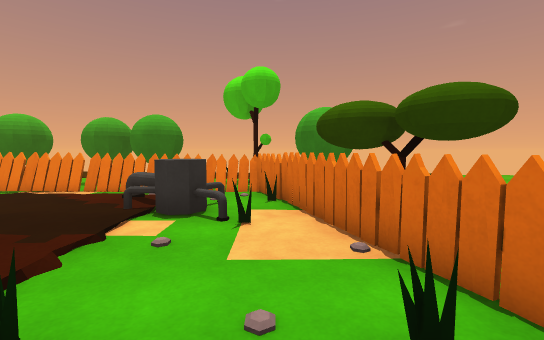
view 1 (above)

12 first-person views from a walk through a 3-D level made in the Unity game engine. The camera is 1.2 m above the floor, tilts 4° down and sees 90° across. The floor is counted in squares, 1 m on a side. Each view is taken from the middle of a square. On the plan, view 1 faces up. The plan holds only what a view shows up to about 13 squares ahead; the rest is blank. The place goes on beyond the plan. The player is left out.

view 2
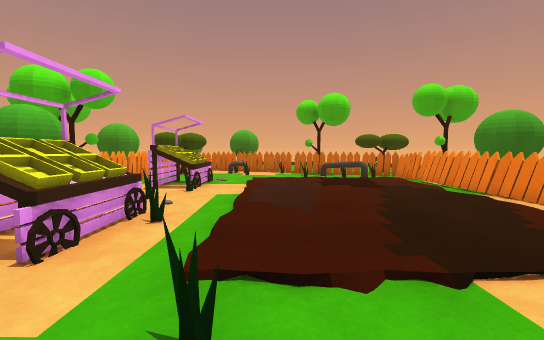

view 3
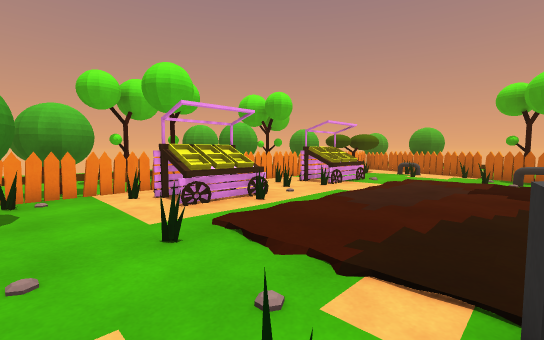

view 4
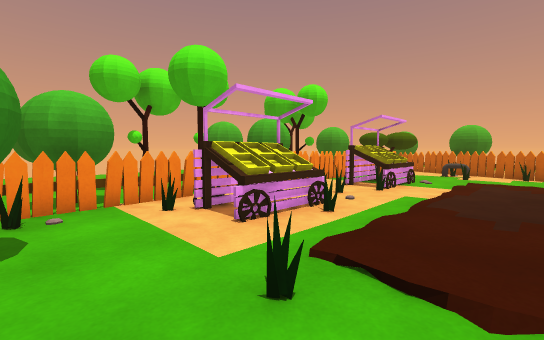

view 5
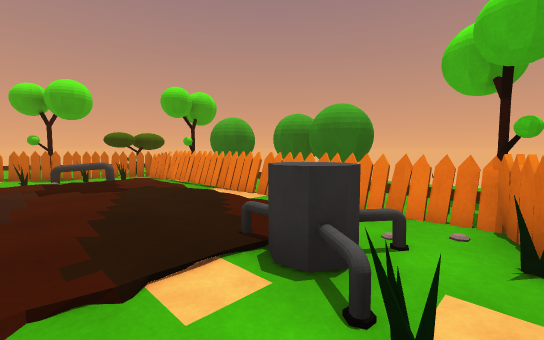

view 6
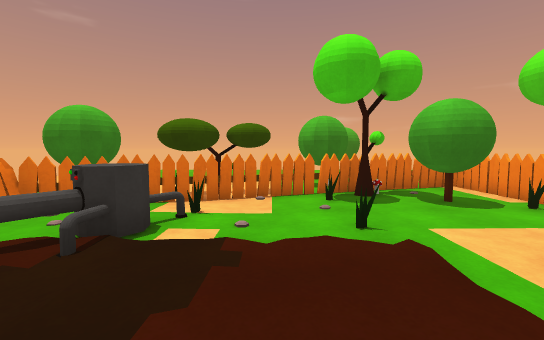

view 7
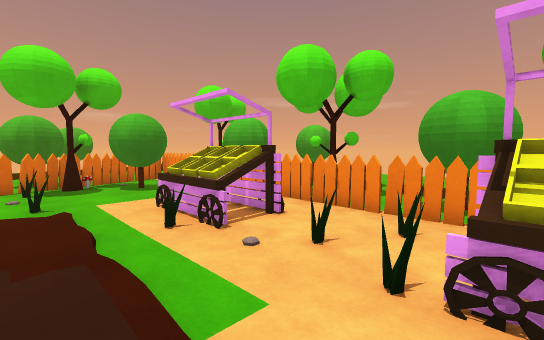

view 8
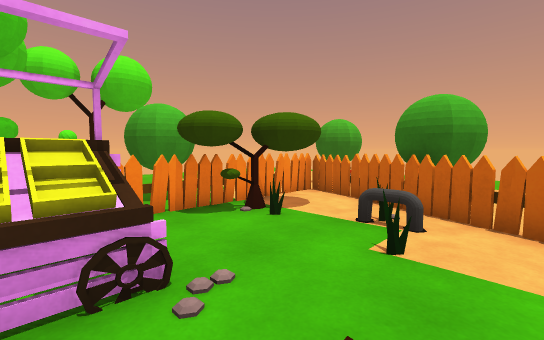

view 9
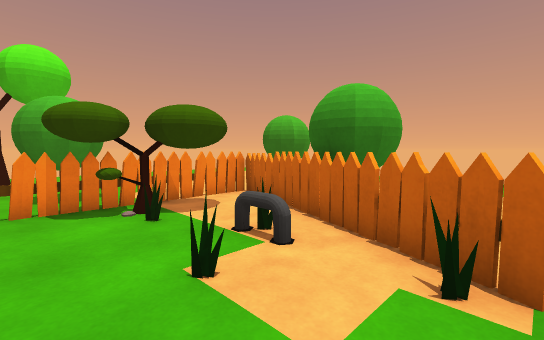

view 10
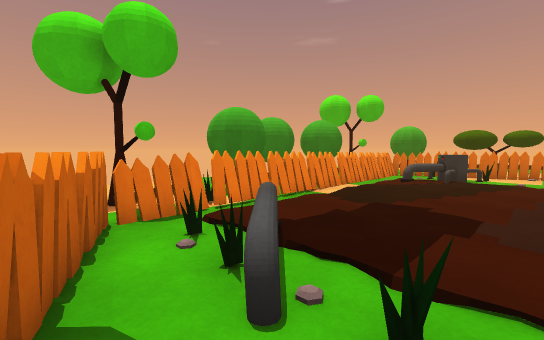

view 11
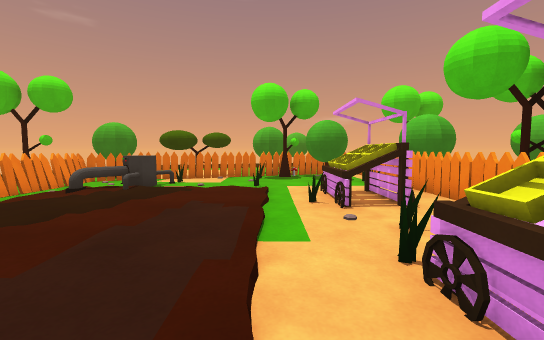

view 12
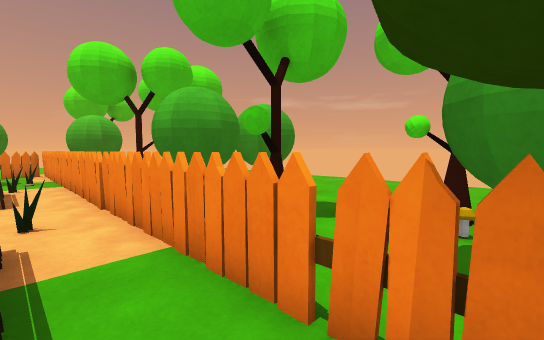

### Floor plan
Key: @ floor where view 1 was taken; # wall or solid block; x gap in a wall; . floor; / step, stairs or slope; = window, fence, low wall or low ledge; ^ raised ledge; T tree; F fence; C cart; O other object.
Columns run from 19 left of view 1 to 4 right of it. Each row starts with its distance up from view 1.
 10        T ######## TT
  9       .TO###  ###.  #
  8       #FO=##=x=##==F##
  7     ###O...........F##
  6      ##O=.......=^..=#
  5     T#=O.........^O.##
  4     T#=O............=##
  3     O................=#
  2     O................###
  1  ###..O........./O..O###
  0   ##O.........O....@OT##
 -1   =.....CCCOO.CCC..##.#
 -2   F.##..CCCO..CCCO.##.=
 -3 # F####.......###..O...=
 -4 # ===##==#=##====##===##
 -5     .###.T###.T  ### T
 -6       ##   #  T#T    TT

Positions as (right, up) in squares from view 1, and headings:
1: (0, 0), facing up
2: (0, 2), facing left
3: (0, 5), facing down-left
4: (0, 3), facing down-left
5: (0, 3), facing up-left
6: (-6, 3), facing right
7: (-9, 2), facing down-right
8: (-10, 2), facing down-left
9: (-12, 3), facing down-left
10: (-14, 3), facing up-right
11: (-11, 1), facing right
12: (-13, -2), facing down-right
